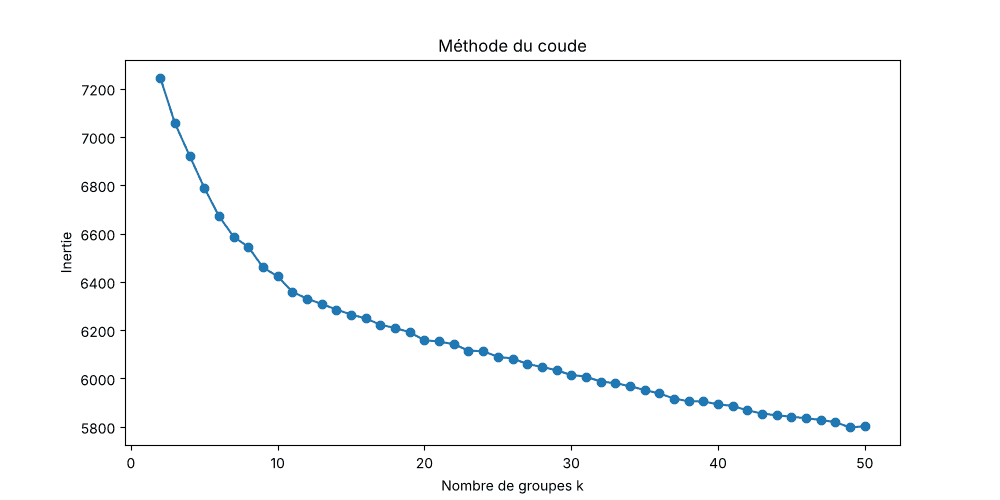

Generate this figure with Python:
import matplotlib.pyplot as plt
from sklearn.cluster import KMeans

from src.lancement import charger_emprunts
from tentatives_non_retenues_pour_non_conformite_aux_consignes.clustering import representer

historique = charger_emprunts()
X = representer(historique)

inerties = []
for k in range(2, 51):
    kmeans = KMeans(n_clusters=k, n_init=10, random_state=0)
    kmeans.fit(X)
    inerties.append(kmeans.inertia_)

plt.figure(figsize=(10, 5))
plt.plot(range(2, 51), inerties, marker="o")
plt.title("Méthode du coude")
plt.xlabel("Nombre de groupes k")
plt.ylabel("Inertie")
plt.savefig("tentatives_non_retenues_pour_non_conformite_aux_consignes/coude.png")
